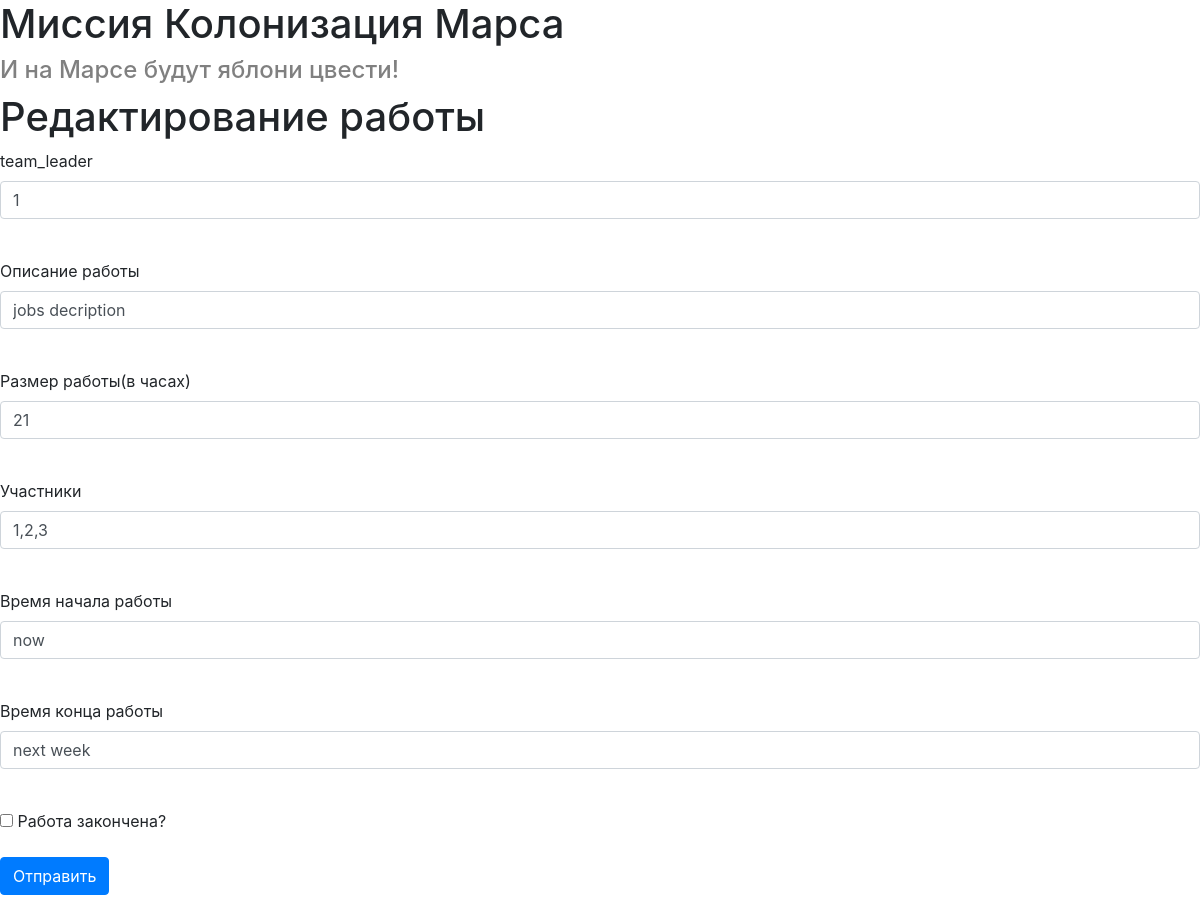
The page /job/5 (signed in) on the database its author committed.
### data/jobs.py (models this page shows)
class Jobs(SqlAlchemyBase, SerializerMixin):
    __tablename__ = 'jobs'
    id = sqlalchemy.Column(sqlalchemy.Integer,
                           primary_key=True, autoincrement=True)
    team_leader = sqlalchemy.Column(sqlalchemy.Integer,
                                    sqlalchemy.ForeignKey("users.id"))
    user = orm.relation('User')
    job = sqlalchemy.Column(sqlalchemy.String)
    work_size = sqlalchemy.Column(sqlalchemy.Integer)
    collaborators = sqlalchemy.Column(sqlalchemy.String)
    start_date = sqlalchemy.Column(sqlalchemy.String)
    end_date = sqlalchemy.Column(sqlalchemy.String)
    is_finished = sqlalchemy.Column(sqlalchemy.Boolean)
    creator = sqlalchemy.Column(sqlalchemy.Integer)

### server.py (the view, shortened to what this page needs)
@app.route('/job/<int:id>', methods=['GET', 'POST'])
def edit_news(id):
    form = JobsForm()
    if request.method == "GET":
        session = db_session.create_session()
        job = session.query(Jobs).filter(Jobs.id == id).first()
        if job and (current_user.id == job.creator or current_user.id == 1):
            form.job.data = job.job
            form.team_leader.data = job.team_leader
            form.work_size.data = job.work_size
            form.collaborators.data = job.collaborators
            form.start_date.data = job.start_date
            form.end_date.data = job.end_date
            form.is_finished.data = job.is_finished
        else:
            abort(404)
    return render_template('edit_job.html', title='Редактирование работы',
                           form=form)

### server.py
class JobsForm(FlaskForm):
    team_leader = StringField('team_leader', validators=[DataRequired()])
    job = StringField('Описание работы', validators=[DataRequired()])
    work_size = StringField('Размер работы(в часах)',
                            validators=[DataRequired()])
    collaborators = StringField('Участники', validators=[DataRequired()])
    start_date = StringField('Время начала работы', validators=[DataRequired()])
    end_date = StringField('Время конца работы', validators=[DataRequired()])
    is_finished = BooleanField('Работа закончена?')
    submit = SubmitField('Отправить')

### data/db_session.py (called while the page is built)
def create_session() -> Session:
    global __factory
    return __factory()

### server.py (called while the page is built)
@login_manager.user_loader
def load_user(user_id):
    s = db_session.create_session()
    return s.query(User).get(user_id)

### templates/edit_job.html (shortened to what this page needs)
{% extends "base.html" %}
{% block content %}
<h1>Редактирование работы</h1>
<form action="" method="post">
    <p>
        {{ form.team_leader.label }}<br>
        {{ form.team_leader(class="form-control") }}<br>
    </p>
    <p>
        {{ form.job.label }}<br>
        {{ form.job(class="form-control") }}<br>
    </p>
    <p>
        {{ form.work_size.label }}<br>
        {{ form.work_size(class="form-control") }}<br>
    </p>
    <p>
        {{ form.collaborators.label }}<br>
        {{ form.collaborators(class="form-control") }}<br>
    </p>
    <p>
        {{ form.start_date.label }}<br>
        {{ form.start_date(class="form-control") }}<br>
    </p>
    <p>
        {{ form.end_date.label }}<br>
        {{ form.end_date(class="form-control") }}<br>
    </p>
    <p>{{ form.is_finished() }} {{ form.is_finished.label }}</p>
    <p>{{ form.submit(type="submit", class="btn btn-primary") }}</p>
</form>
{% endblock %}

### rows shown on the page
Jobs: team_leader "1", job "jobs decription", work_size "21", collaborators "1,2,3", start_date "now", end_date "next week"
